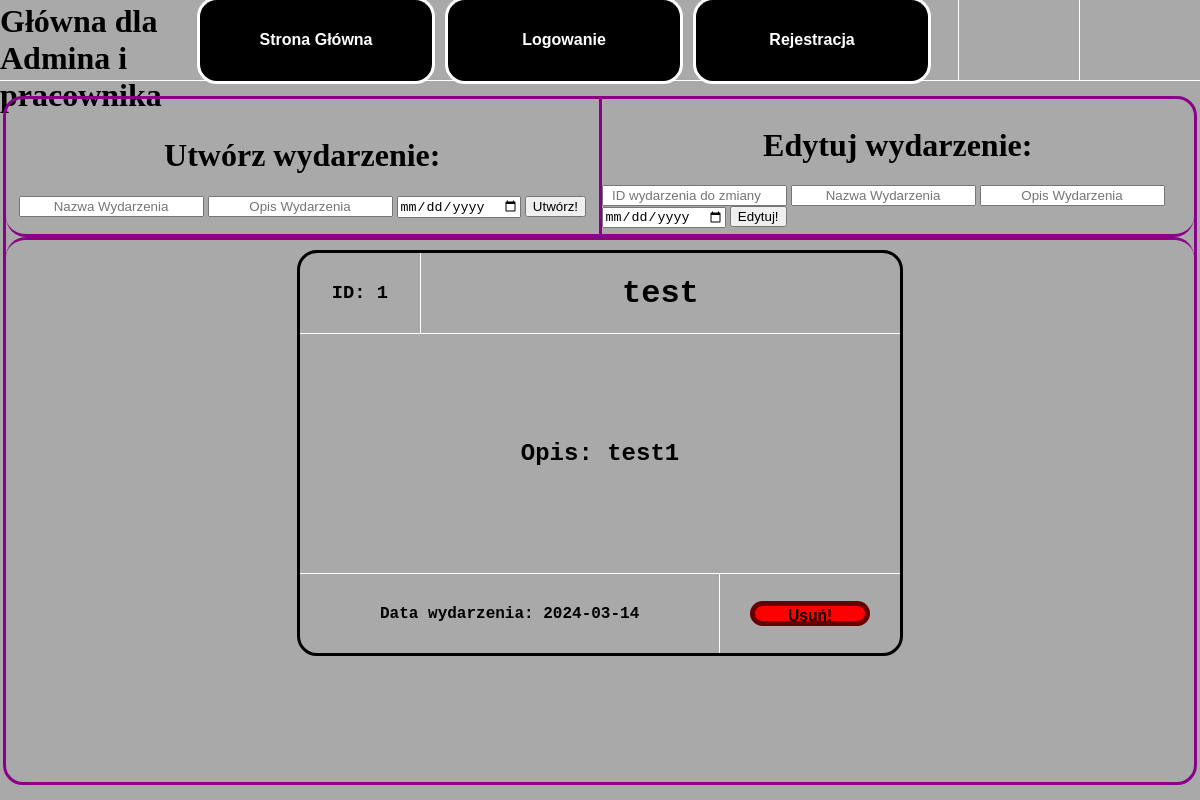
Page /indexadminiuzytkownik.php on the earlier database version.
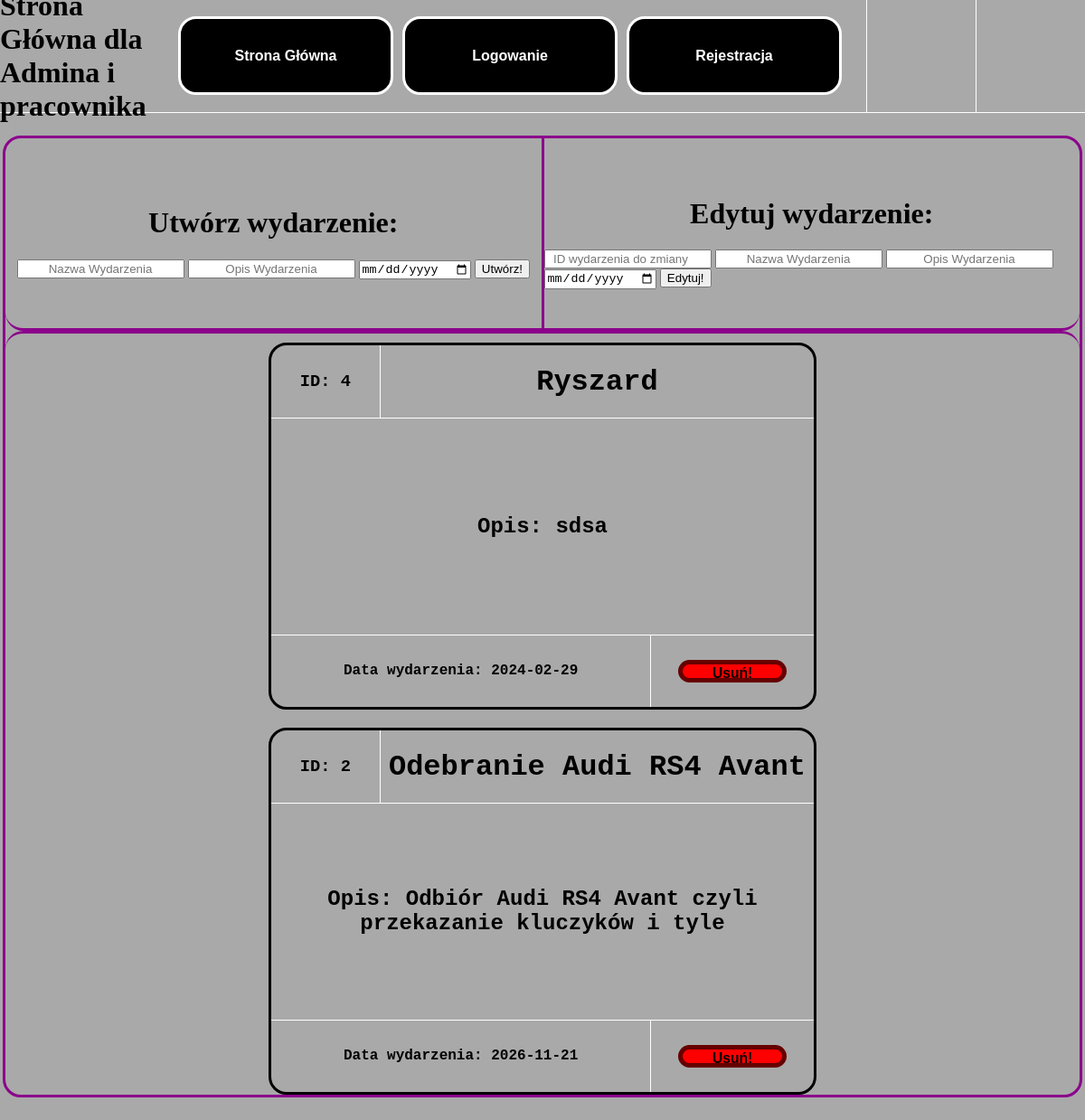
Same page on the later database version.
### tables this page shows
CREATE TABLE `wydarzenia` (
  `ID` int(11) NOT NULL,
  `nazwa_wyd` text NOT NULL,
  `opis_wyd` text NOT NULL,
  `data_wyd` date NOT NULL
);

### indexadminiuzytkownik.php (the view, shortened to what this page needs)
<!DOCTYPE html>
<html lang="en">
<head>
    <link rel="stylesheet" href="style.css">
</head>
<body>
    <div id="ogol">
        <div id="menu">
            <div id="menlewolewo">
                <h1>Strona Główna dla Admina i pracownika</h1>
            </div>
            <div id="menlewo">
                <?php
                include 'menuadmin.php';
                ?>
            </div>
            <div id="menprawo">
            </div>
            <div id="menprawoprawo">
            </div>
        </div>
        <div id="tresc">
            <div id="trescogol">
                <div id="trescogolgora">
                    <div id="trescogolgoralewo">
                        <h1>Utwórz wydarzenie: </h1>
                        <form action="" method="POST">
                            <input type="text" name="tytul" placeholder="Nazwa Wydarzenia" style="text-align: center;">
                            <input type="text" name="opis" placeholder="Opis Wydarzenia" style="text-align: center;">
                            <input type="date" name="data" placeholder="Data Wydarzenia">
                            <input type="submit" name="wyss" value="Utwórz!">
                        </form>
                    </div>
                    <div id="trescogolgoraprawo">
                        <h1>Edytuj wydarzenie: </h1>
                        <form action="" method="POST">
                            <input type="number" name="idwyd" placeholder="ID wydarzenia do zmiany" style="text-align: center;">
                            <input type="text" name="tytul1" placeholder="Nazwa Wydarzenia" style="text-align: center;">
                            <input type="text" name="opis1" placeholder="Opis Wydarzenia" style="text-align: center;">
                            <input type="date" name="data1" placeholder="Data Wydarzenia">
                            <input type="submit" name="wyss1" value="Edytuj!">
                        </form>
                    </div>
                </div>
                <div id="trescogoldol">
                    <?php
                    $host = "localhost";
                    $dbuser = "root";
                    $dbpassword = "";
                    $dbname = "Aaawlasny_projekt_BS";
                    $conn = mysqli_connect($host, $dbuser, $dbpassword, $dbname);
                    $sql = "SELECT `ID`, `nazwa_wyd`, `opis_wyd`, `data_wyd` FROM `wydarzenia`ORDER BY `data_wyd` ASC";
                    $result = $conn->query($sql);
                    if ($result->num_rows > 0) {
                        while ($row = $result->fetch_assoc()) {
                            echo "<div id = 'wydarzenie'>";
                            echo "<div id = 'divgora'>";
                            echo "<div id = 'divgoralewo'>";
                            echo "<h3>" . "ID: " .  $row['ID'] . "</h3>";
                            echo "</div>";
                            echo "<div id = 'divgoraprawo'>";
                            echo "<h1>" .   $row['nazwa_wyd'] . "</h1>";
                            echo "</div>";
                            echo "</div>";
                            echo "<div id = 'divsrodek'>";
                            echo "<h2>" . "Opis: " . $row['opis_wyd'] . "</h2>";
                            echo "</div>";
                            echo "<div id = 'divdol'>";
                            echo "<div id = 'divdollewo'>";
                            echo "<h4>" . "Data wydarzenia: " . $row['data_wyd'] . "</h4>";
                            echo "</div>";
                            echo "<div id = 'divdolprawo'>";
                            echo "<form method='POST' action=''>";
                            echo "<input type='submit' name='usun' id='usunbutton' value='Usuń!'>";
                            echo "</form>";
                            echo "</div>";
                            echo "</div>";
                            echo "</div>";
                        }
                    } else {
                        echo "";
                    }
                    ?>
                </div>
            </div>
        </div>
    </div>
</body>
</html>

### menuadmin.php
<ul class="button-list">
    <li><a href="./indexadminiuzytkownik.php" class="button">Strona Główna</a></li>
    <?php
    if ($_SESSION['zalogowany'] == false) {
        echo "<li> <a href='./logowanie.php' class='button'>Logowanie</a></li>";
    } else {
        echo "<li> <a href='./wylog.php' id='button1'>Wyloguj</a></li>";
    }
    ?>
    <li><a href="./rejestracja.php" class="button">Rejestracja</a></li>
</ul>

### style.css (style rules this page uses)
body { background-color: darkgray; color: black; margin: 0px; overflow: hidden; }
#ogol { display: flex; flex-direction: column; width: 100%; height: 100vh; }
#menu { display: flex; flex-direction: row; width: 100%; height: 10%; border-bottom: 0.5px solid white; }
#menlewolewo { display: flex; flex-direction: row; align-items: center; justify-content: center; width: 15%; height: 100%; }
#menlewo { display: flex; flex-direction: row; align-items: center; justify-content: center; width: 65%; height: 100%; }
#menprawo { display: flex; align-items: center; justify-content: center; flex-direction: row; font-family: Arial, Helvetica, sans-serif; font-weight: bold; font-size: 16px; border-left: 0.5px solid white; width: 10%; height: 100%; }
#menprawoprawo { display: flex; align-items: center; justify-content: center; flex-direction: row; border-left: 0.5px solid white; width: 10%; height: 100%; }
#tresc { display: flex; align-items: center; justify-content: center; flex-direction: column; width: 100%; height: 90%; }
#trescogol { display: flex; align-items: center; justify-content: center; flex-direction: column; border: solid darkmagenta 3px; border-radius: 20px; width: 99%; height: 95%; }
#trescogolgora { display: flex; align-items: center; justify-content: center; flex-direction: row; border-bottom: solid darkmagenta 3px; border-radius: 20px; width: 100%; height: 20%; }
#trescogolgoralewo { display: flex; align-items: center; justify-content: center; flex-direction: column; border-right: solid darkmagenta 3px; width: 50%; height: 100%; }
#trescogolgoraprawo { display: flex; align-items: center; justify-content: center; flex-direction: column; width: 50%; height: 100%; }
#trescogoldol { display: flex; align-items: baseline; justify-content: center; flex-direction: row; flex-wrap: wrap; overflow-y: auto; border-top: solid darkmagenta 3px; border-radius: 20px; width: 100%; height: 80%; }
#wydarzenie { display: flex; align-items: center; justify-content: center; flex-direction: column; margin: 10px; border: solid black 3px; font-family: "Lucida Console", "Courier New", monospace; text-align: center; border-radius: 20px; width: 600px; height: 400px; }
#divgora { display: flex; align-items: center; justify-content: center; flex-direction: row; border-bottom: solid white 0.5px; width: 100%; height: 20%; }
#divgoralewo { display: flex; align-items: center; justify-content: center; border-right: solid white 0.5px; width: 20%; height: 100%; }
#divgoraprawo { display: flex; align-items: center; justify-content: center; width: 80%; height: 100%; }
#divsrodek { display: flex; align-items: center; justify-content: center; flex-direction: row; flex-wrap: wrap; overflow: auto; border-bottom: solid white 0.5px; width: 100%; height: 60%; }
#divdol { display: flex; align-items: center; justify-content: center; flex-direction: row; width: 100%; height: 20%; }
#divdollewo { display: flex; align-items: center; justify-content: center; border-right: solid white 0.5px; width: 70%; height: 100%; }
#divdolprawo { display: flex; align-items: center; justify-content: center; width: 30%; height: 100%; }
#usunbutton { background-color: rgb(255, 0, 0); border: solid rgb(102, 0, 0) 5px; border-radius: 20px; transition: 0.3s ease; text-align: center; font-family: Arial, Helvetica, sans-serif; font-weight: bold; font-size: 98%; color: black; width: 120px; height: 25px; }
.button-list { display: flex; align-items: center; justify-content: center; list-style-type: none; padding: 0; }
.button-list a { display: flex; align-items: center; justify-content: center; padding: 8px 16px; margin-right: 10px; background-color: black; color: white; text-decoration: none; border-radius: 20px; border: 3px solid white; transition: 0.3s; font-family: Arial, Helvetica, sans-serif; font-weight: bold; font-size: 16px; height: 65px; width: 200px; }

Differences in the rows shown:
removed wydarzenia: ID "1", nazwa_wyd "test", opis_wyd "test1", data_wyd "2024-03-14"
added wydarzenia: ID "4", nazwa_wyd "Ryszard", opis_wyd "sdsa", data_wyd "2024-02-29"
added wydarzenia: ID "2", nazwa_wyd "Odebranie Audi RS4 Avant", opis_wyd "Odbiór Audi RS4 Avant czyli przekazanie kluczyków i tyle", data_wyd "2026-11-21"
